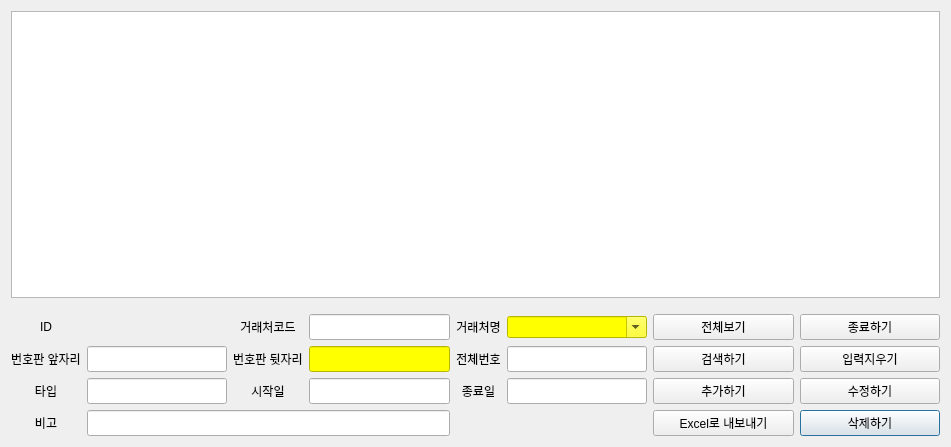
<?xml version="1.0" encoding="UTF-8"?>
<ui version="4.0">
 <class>Dialogcarinfo</class>
 <widget class="QDialog" name="Dialogcarinfo">
  <property name="geometry">
   <rect>
    <x>0</x>
    <y>0</y>
    <width>951</width>
    <height>447</height>
   </rect>
  </property>
  <property name="sizePolicy">
   <sizepolicy hsizetype="Expanding" vsizetype="Expanding">
    <horstretch>0</horstretch>
    <verstretch>0</verstretch>
   </sizepolicy>
  </property>
  <property name="windowTitle">
   <string>거래처 차량정보</string>
  </property>
  <layout class="QGridLayout" name="gridLayout_2">
   <item row="0" column="0">
    <layout class="QGridLayout" name="gridLayout">
     <item row="5" column="7">
      <widget class="QPushButton" name="pb_customercar_delete">
       <property name="sizePolicy">
        <sizepolicy hsizetype="Expanding" vsizetype="Expanding">
         <horstretch>0</horstretch>
         <verstretch>0</verstretch>
        </sizepolicy>
       </property>
       <property name="text">
        <string>삭제하기</string>
       </property>
      </widget>
     </item>
     <item row="2" column="5">
      <widget class="QComboBox" name="cb_customercar_cname">
       <property name="sizePolicy">
        <sizepolicy hsizetype="Expanding" vsizetype="Fixed">
         <horstretch>0</horstretch>
         <verstretch>0</verstretch>
        </sizepolicy>
       </property>
       <property name="styleSheet">
        <string notr="true">background-color: rgb(255, 255, 0);</string>
       </property>
       <property name="editable">
        <bool>true</bool>
       </property>
      </widget>
     </item>
     <item row="5" column="6">
      <widget class="QPushButton" name="pb_customercar_excel_export">
       <property name="sizePolicy">
        <sizepolicy hsizetype="Expanding" vsizetype="Expanding">
         <horstretch>0</horstretch>
         <verstretch>0</verstretch>
        </sizepolicy>
       </property>
       <property name="text">
        <string>Excel로 내보내기</string>
       </property>
      </widget>
     </item>
     <item row="3" column="7">
      <widget class="QPushButton" name="pb_customercar_clearinput">
       <property name="sizePolicy">
        <sizepolicy hsizetype="Expanding" vsizetype="Expanding">
         <horstretch>0</horstretch>
         <verstretch>0</verstretch>
        </sizepolicy>
       </property>
       <property name="text">
        <string>입력지우기</string>
       </property>
      </widget>
     </item>
     <item row="3" column="6">
      <widget class="QPushButton" name="pb_customercar_search">
       <property name="sizePolicy">
        <sizepolicy hsizetype="Expanding" vsizetype="Expanding">
         <horstretch>0</horstretch>
         <verstretch>0</verstretch>
        </sizepolicy>
       </property>
       <property name="text">
        <string>검색하기</string>
       </property>
      </widget>
     </item>
     <item row="2" column="1">
      <widget class="QLabel" name="lbl_customercar_id">
       <property name="sizePolicy">
        <sizepolicy hsizetype="Expanding" vsizetype="Expanding">
         <horstretch>0</horstretch>
         <verstretch>0</verstretch>
        </sizepolicy>
       </property>
       <property name="text">
        <string/>
       </property>
       <property name="alignment">
        <set>Qt::AlignCenter</set>
       </property>
      </widget>
     </item>
     <item row="2" column="2">
      <widget class="QLabel" name="label_2">
       <property name="text">
        <string>거래처코드</string>
       </property>
       <property name="alignment">
        <set>Qt::AlignCenter</set>
       </property>
      </widget>
     </item>
     <item row="2" column="6">
      <widget class="QPushButton" name="pb_customercar_show">
       <property name="sizePolicy">
        <sizepolicy hsizetype="Expanding" vsizetype="Expanding">
         <horstretch>0</horstretch>
         <verstretch>0</verstretch>
        </sizepolicy>
       </property>
       <property name="text">
        <string>전체보기</string>
       </property>
      </widget>
     </item>
     <item row="2" column="4">
      <widget class="QLabel" name="label_8">
       <property name="text">
        <string>거래처명</string>
       </property>
       <property name="alignment">
        <set>Qt::AlignCenter</set>
       </property>
      </widget>
     </item>
     <item row="2" column="3">
      <widget class="QLineEdit" name="entry_customercar_code">
       <property name="sizePolicy">
        <sizepolicy hsizetype="Expanding" vsizetype="Expanding">
         <horstretch>0</horstretch>
         <verstretch>0</verstretch>
        </sizepolicy>
       </property>
      </widget>
     </item>
     <item row="2" column="7">
      <widget class="QPushButton" name="pb_customercar_close">
       <property name="sizePolicy">
        <sizepolicy hsizetype="Expanding" vsizetype="Expanding">
         <horstretch>0</horstretch>
         <verstretch>0</verstretch>
        </sizepolicy>
       </property>
       <property name="text">
        <string>종료하기</string>
       </property>
      </widget>
     </item>
     <item row="4" column="6">
      <widget class="QPushButton" name="pb_customercar_insert">
       <property name="sizePolicy">
        <sizepolicy hsizetype="Expanding" vsizetype="Expanding">
         <horstretch>0</horstretch>
         <verstretch>0</verstretch>
        </sizepolicy>
       </property>
       <property name="text">
        <string>추가하기</string>
       </property>
      </widget>
     </item>
     <item row="4" column="7">
      <widget class="QPushButton" name="pb_customercar_update">
       <property name="sizePolicy">
        <sizepolicy hsizetype="Expanding" vsizetype="Expanding">
         <horstretch>0</horstretch>
         <verstretch>0</verstretch>
        </sizepolicy>
       </property>
       <property name="text">
        <string>수정하기</string>
       </property>
      </widget>
     </item>
     <item row="5" column="1" colspan="3">
      <widget class="QLineEdit" name="entry_customercar_remark">
       <property name="sizePolicy">
        <sizepolicy hsizetype="Expanding" vsizetype="Expanding">
         <horstretch>0</horstretch>
         <verstretch>0</verstretch>
        </sizepolicy>
       </property>
       <property name="alignment">
        <set>Qt::AlignCenter</set>
       </property>
      </widget>
     </item>
     <item row="5" column="0">
      <widget class="QLabel" name="label_7">
       <property name="text">
        <string>비고</string>
       </property>
       <property name="alignment">
        <set>Qt::AlignCenter</set>
       </property>
      </widget>
     </item>
     <item row="2" column="0">
      <widget class="QLabel" name="label">
       <property name="text">
        <string>ID</string>
       </property>
       <property name="alignment">
        <set>Qt::AlignCenter</set>
       </property>
      </widget>
     </item>
     <item row="4" column="3">
      <widget class="QLineEdit" name="entry_customercar_efffrom">
       <property name="sizePolicy">
        <sizepolicy hsizetype="Expanding" vsizetype="Expanding">
         <horstretch>0</horstretch>
         <verstretch>0</verstretch>
        </sizepolicy>
       </property>
       <property name="alignment">
        <set>Qt::AlignCenter</set>
       </property>
      </widget>
     </item>
     <item row="4" column="2">
      <widget class="QLabel" name="label_5">
       <property name="text">
        <string>시작일</string>
       </property>
       <property name="alignment">
        <set>Qt::AlignCenter</set>
       </property>
      </widget>
     </item>
     <item row="4" column="5">
      <widget class="QLineEdit" name="entry_customercar_effthru">
       <property name="sizePolicy">
        <sizepolicy hsizetype="Expanding" vsizetype="Expanding">
         <horstretch>0</horstretch>
         <verstretch>0</verstretch>
        </sizepolicy>
       </property>
       <property name="alignment">
        <set>Qt::AlignCenter</set>
       </property>
      </widget>
     </item>
     <item row="4" column="4">
      <widget class="QLabel" name="label_6">
       <property name="text">
        <string>종료일</string>
       </property>
       <property name="alignment">
        <set>Qt::AlignCenter</set>
       </property>
      </widget>
     </item>
     <item row="1" column="3">
      <spacer name="verticalSpacer">
       <property name="orientation">
        <enum>Qt::Vertical</enum>
       </property>
       <property name="sizeHint" stdset="0">
        <size>
         <width>20</width>
         <height>10</height>
        </size>
       </property>
      </spacer>
     </item>
     <item row="3" column="4">
      <widget class="QLabel" name="label_4">
       <property name="text">
        <string>전체번호</string>
       </property>
       <property name="alignment">
        <set>Qt::AlignCenter</set>
       </property>
      </widget>
     </item>
     <item row="4" column="1">
      <widget class="QLineEdit" name="entry_customercar_type">
       <property name="sizePolicy">
        <sizepolicy hsizetype="Expanding" vsizetype="Expanding">
         <horstretch>0</horstretch>
         <verstretch>0</verstretch>
        </sizepolicy>
       </property>
       <property name="styleSheet">
        <string notr="true"/>
       </property>
      </widget>
     </item>
     <item row="4" column="0">
      <widget class="QLabel" name="label_9">
       <property name="text">
        <string>타입</string>
       </property>
       <property name="alignment">
        <set>Qt::AlignCenter</set>
       </property>
      </widget>
     </item>
     <item row="3" column="5">
      <widget class="QLineEdit" name="entry_customercar_fullno">
       <property name="sizePolicy">
        <sizepolicy hsizetype="Expanding" vsizetype="Expanding">
         <horstretch>0</horstretch>
         <verstretch>0</verstretch>
        </sizepolicy>
       </property>
       <property name="alignment">
        <set>Qt::AlignCenter</set>
       </property>
      </widget>
     </item>
     <item row="3" column="2">
      <widget class="QLabel" name="label_3">
       <property name="text">
        <string>번호판 뒷자리</string>
       </property>
       <property name="alignment">
        <set>Qt::AlignCenter</set>
       </property>
      </widget>
     </item>
     <item row="3" column="1">
      <widget class="QLineEdit" name="entry_customercar_fno">
       <property name="sizePolicy">
        <sizepolicy hsizetype="Expanding" vsizetype="Expanding">
         <horstretch>0</horstretch>
         <verstretch>0</verstretch>
        </sizepolicy>
       </property>
       <property name="alignment">
        <set>Qt::AlignCenter</set>
       </property>
      </widget>
     </item>
     <item row="3" column="0">
      <widget class="QLabel" name="label_10">
       <property name="text">
        <string>번호판 앞자리</string>
       </property>
       <property name="alignment">
        <set>Qt::AlignCenter</set>
       </property>
      </widget>
     </item>
     <item row="3" column="3">
      <widget class="QLineEdit" name="entry_customercar_bno">
       <property name="sizePolicy">
        <sizepolicy hsizetype="Expanding" vsizetype="Expanding">
         <horstretch>0</horstretch>
         <verstretch>0</verstretch>
        </sizepolicy>
       </property>
       <property name="styleSheet">
        <string notr="true">background-color: rgb(255, 255, 0);</string>
       </property>
       <property name="alignment">
        <set>Qt::AlignCenter</set>
       </property>
      </widget>
     </item>
     <item row="0" column="0" colspan="8">
      <widget class="QTableView" name="tv_customercar">
       <property name="sizePolicy">
        <sizepolicy hsizetype="Expanding" vsizetype="Expanding">
         <horstretch>0</horstretch>
         <verstretch>1</verstretch>
        </sizepolicy>
       </property>
      </widget>
     </item>
    </layout>
   </item>
  </layout>
 </widget>
 <resources/>
 <connections/>
</ui>
